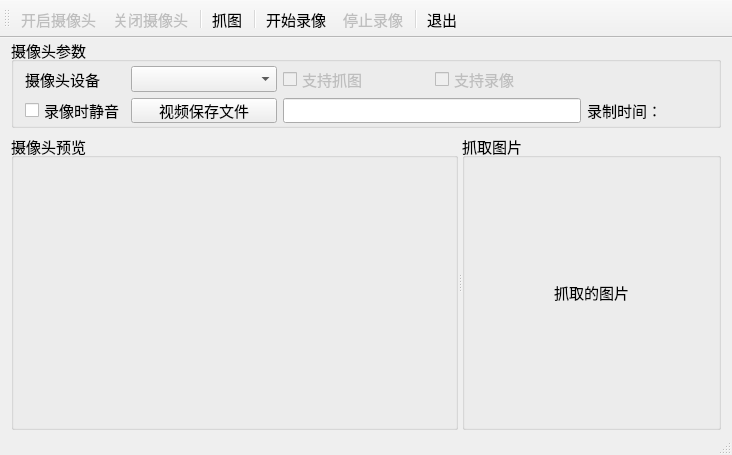
<?xml version="1.0" encoding="UTF-8"?>
<ui version="4.0">
 <class>MainWindow</class>
 <widget class="QMainWindow" name="MainWindow">
  <property name="geometry">
   <rect>
    <x>0</x>
    <y>0</y>
    <width>732</width>
    <height>455</height>
   </rect>
  </property>
  <property name="font">
   <font>
    <pointsize>11</pointsize>
    <weight>50</weight>
    <bold>false</bold>
   </font>
  </property>
  <property name="windowTitle">
   <string>Camera拍照与录像</string>
  </property>
  <widget class="QWidget" name="centralWidget">
   <layout class="QVBoxLayout" name="verticalLayout_3">
    <property name="topMargin">
     <number>0</number>
    </property>
    <property name="bottomMargin">
     <number>2</number>
    </property>
    <item>
     <widget class="QGroupBox" name="groupBox_2">
      <property name="maximumSize">
       <size>
        <width>16777215</width>
        <height>90</height>
       </size>
      </property>
      <property name="title">
       <string>摄像头参数</string>
      </property>
      <layout class="QGridLayout" name="gridLayout">
       <property name="topMargin">
        <number>4</number>
       </property>
       <property name="bottomMargin">
        <number>2</number>
       </property>
       <item row="0" column="0">
        <widget class="QLabel" name="label">
         <property name="maximumSize">
          <size>
           <width>80</width>
           <height>16777215</height>
          </size>
         </property>
         <property name="text">
          <string>摄像头设备</string>
         </property>
        </widget>
       </item>
       <item row="1" column="0">
        <widget class="QCheckBox" name="chkMute">
         <property name="text">
          <string>录像时静音</string>
         </property>
        </widget>
       </item>
       <item row="1" column="1">
        <widget class="QPushButton" name="btnVideoFile">
         <property name="text">
          <string>视频保存文件</string>
         </property>
         <property name="icon">
          <iconset resource="res.qrc">
           <normaloff>:/images/images/104.bmp</normaloff>:/images/images/104.bmp</iconset>
         </property>
         <property name="flat">
          <bool>false</bool>
         </property>
        </widget>
       </item>
       <item row="1" column="2" colspan="2">
        <widget class="QLineEdit" name="editOutputFile">
         <property name="text">
          <string/>
         </property>
        </widget>
       </item>
       <item row="1" column="4">
        <widget class="QLabel" name="LabDuration">
         <property name="minimumSize">
          <size>
           <width>110</width>
           <height>0</height>
          </size>
         </property>
         <property name="maximumSize">
          <size>
           <width>120</width>
           <height>16777215</height>
          </size>
         </property>
         <property name="text">
          <string>录制时间：</string>
         </property>
        </widget>
       </item>
       <item row="0" column="1">
        <widget class="QComboBox" name="comboCamera"/>
       </item>
       <item row="0" column="2">
        <widget class="QCheckBox" name="checkStillImage">
         <property name="enabled">
          <bool>false</bool>
         </property>
         <property name="text">
          <string>支持抓图</string>
         </property>
        </widget>
       </item>
       <item row="0" column="3">
        <widget class="QCheckBox" name="checkVideo">
         <property name="enabled">
          <bool>false</bool>
         </property>
         <property name="text">
          <string>支持录像</string>
         </property>
        </widget>
       </item>
      </layout>
     </widget>
    </item>
    <item>
     <widget class="QSplitter" name="splitter">
      <property name="orientation">
       <enum>Qt::Horizontal</enum>
      </property>
      <widget class="QGroupBox" name="groupBox">
       <property name="title">
        <string>摄像头预览</string>
       </property>
       <layout class="QVBoxLayout" name="verticalLayout">
        <item>
         <widget class="QCameraViewfinder" name="viewFinder" native="true">
          <property name="minimumSize">
           <size>
            <width>150</width>
            <height>0</height>
           </size>
          </property>
         </widget>
        </item>
       </layout>
      </widget>
      <widget class="QGroupBox" name="groupBox_3">
       <property name="title">
        <string>抓取图片</string>
       </property>
       <layout class="QVBoxLayout" name="verticalLayout_2">
        <item>
         <widget class="QLabel" name="LabCapturedImage">
          <property name="text">
           <string>抓取的图片</string>
          </property>
          <property name="alignment">
           <set>Qt::AlignCenter</set>
          </property>
         </widget>
        </item>
       </layout>
      </widget>
     </widget>
    </item>
   </layout>
  </widget>
  <widget class="QToolBar" name="mainToolBar">
   <property name="toolButtonStyle">
    <enum>Qt::ToolButtonTextUnderIcon</enum>
   </property>
   <attribute name="toolBarArea">
    <enum>TopToolBarArea</enum>
   </attribute>
   <attribute name="toolBarBreak">
    <bool>false</bool>
   </attribute>
   <addaction name="actStartCamera"/>
   <addaction name="actStopCamera"/>
   <addaction name="separator"/>
   <addaction name="actCapture"/>
   <addaction name="separator"/>
   <addaction name="actVideoRecord"/>
   <addaction name="actVideoStop"/>
   <addaction name="separator"/>
   <addaction name="actQuit"/>
  </widget>
  <widget class="QStatusBar" name="statusBar"/>
  <action name="actStartCamera">
   <property name="enabled">
    <bool>false</bool>
   </property>
   <property name="icon">
    <iconset resource="res.qrc">
     <normaloff>:/images/images/video_chat.ico</normaloff>:/images/images/video_chat.ico</iconset>
   </property>
   <property name="text">
    <string>开启摄像头</string>
   </property>
   <property name="toolTip">
    <string>开启摄像头</string>
   </property>
  </action>
  <action name="actStopCamera">
   <property name="enabled">
    <bool>false</bool>
   </property>
   <property name="icon">
    <iconset resource="res.qrc">
     <normaloff>:/images/images/remove_user.ico</normaloff>:/images/images/remove_user.ico</iconset>
   </property>
   <property name="text">
    <string>关闭摄像头</string>
   </property>
   <property name="toolTip">
    <string>关闭摄像头</string>
   </property>
  </action>
  <action name="actVideoRecord">
   <property name="enabled">
    <bool>true</bool>
   </property>
   <property name="icon">
    <iconset resource="res.qrc">
     <normaloff>:/images/images/5.ico</normaloff>:/images/images/5.ico</iconset>
   </property>
   <property name="text">
    <string>开始录像</string>
   </property>
   <property name="toolTip">
    <string>开始录像</string>
   </property>
  </action>
  <action name="actCapture">
   <property name="enabled">
    <bool>true</bool>
   </property>
   <property name="icon">
    <iconset resource="res.qrc">
     <normaloff>:/images/images/file_pictures.ico</normaloff>:/images/images/file_pictures.ico</iconset>
   </property>
   <property name="text">
    <string>抓图</string>
   </property>
   <property name="toolTip">
    <string>抓图</string>
   </property>
  </action>
  <action name="actQuit">
   <property name="icon">
    <iconset resource="res.qrc">
     <normaloff>:/images/images/exit_24.ico</normaloff>:/images/images/exit_24.ico</iconset>
   </property>
   <property name="text">
    <string>退出</string>
   </property>
   <property name="toolTip">
    <string>退出</string>
   </property>
  </action>
  <action name="actVideoStop">
   <property name="enabled">
    <bool>false</bool>
   </property>
   <property name="icon">
    <iconset resource="res.qrc">
     <normaloff>:/images/images/Shut Down.ico</normaloff>:/images/images/Shut Down.ico</iconset>
   </property>
   <property name="text">
    <string>停止录像</string>
   </property>
   <property name="toolTip">
    <string>停止录像</string>
   </property>
  </action>
 </widget>
 <layoutdefault spacing="6" margin="11"/>
 <customwidgets>
  <customwidget>
   <class>QCameraViewfinder</class>
   <extends>QWidget</extends>
   <header>qcameraviewfinder.h</header>
   <container>1</container>
  </customwidget>
 </customwidgets>
 <resources>
  <include location="res.qrc"/>
 </resources>
 <connections>
  <connection>
   <sender>actQuit</sender>
   <signal>triggered()</signal>
   <receiver>MainWindow</receiver>
   <slot>close()</slot>
   <hints>
    <hint type="sourcelabel">
     <x>-1</x>
     <y>-1</y>
    </hint>
    <hint type="destinationlabel">
     <x>288</x>
     <y>178</y>
    </hint>
   </hints>
  </connection>
 </connections>
</ui>
